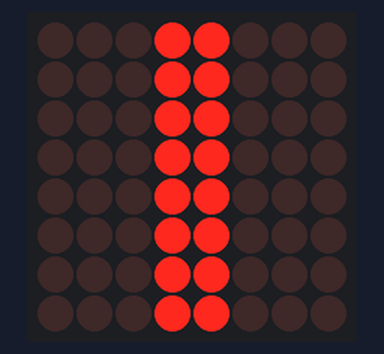
A sketch run on a simulated Arduino Uno, built with avr-gcc and run on an emulated ATmega328P. Shown: 8×8 LED matrix. Wiring (inferred from the names in the program): MAX7219 LED driver (orientation assumed): data pin 8; clock pin 10; CS pin 9.

Above: at 0.11 s.

The sketch:

working_8x8_matrix7219.ino
```cpp
unsigned char i;
unsigned char j;

/*port definition*/
int Max7219_pinCLK = 10;
int Max7219_pinCS = 9;
int Max7219_pinDIN = 8;

unsigned char disp1[38][8]={
/*  {0b00111100,0b01000010,0x42,0x42,0x42,0x42,0x42,0x3C},//0
  {0x10,0x18,0x14,0x10,0x10,0x10,0x10,0x10},//1
  {0x7E,0x2,0x2,0x7E,0x40,0x40,0x40,0x7E},//2
  {0x3E,0x2,0x2,0x3E,0x2,0x2,0x3E,0x0},//3
  {0x8,0x18,0x28,0x48,0xFE,0x8,0x8,0x8},//4
  {0x3C,0x20,0x20,0x3C,0x4,0x4,0x3C,0x0},//5
  {0x3C,0x20,0x20,0x3C,0x24,0x24,0x3C,0x0},//6
  {0x3E,0x22,0x4,0x8,0x8,0x8,0x8,0x8},//7
  {0x0,0x3E,0x22,0x22,0x3E,0x22,0x22,0x3E},//8
  {0x3E,0x22,0x22,0x3E,0x2,0x2,0x2,0x3E},//9
  {0x8,0x14,0x22,0x3E,0x22,0x22,0x22,0x22},//A
  {0x3C,0x22,0x22,0x3E,0x22,0x22,0x3C,0x0},//B
  {0x3C,0x40,0x40,0x40,0x40,0x40,0x3C,0x0},//C
  {0x7C,0x42,0x42,0x42,0x42,0x42,0x7C,0x0},//D
  {0x7C,0x40,0x40,0x7C,0x40,0x40,0x40,0x7C},//E
  {0x7C,0x40,0x40,0x7C,0x40,0x40,0x40,0x40},//F
  {0x3C,0x40,0x40,0x40,0x40,0x44,0x44,0x3C},//G
  {0x44,0x44,0x44,0x7C,0x44,0x44,0x44,0x44},//H
  {0x7C,0x10,0x10,0x10,0x10,0x10,0x10,0x7C},//I
  {0x3C,0x8,0x8,0x8,0x8,0x8,0x48,0x30},//J
  {0x0,0x24,0x28,0x30,0x20,0x30,0x28,0x24},//K
  {0x40,0x40,0x40,0x40,0x40,0x40,0x40,0x7C},//L
  {0x81,0xC3,0xA5,0x99,0x81,0x81,0x81,0x81},//M
  {0x0,0x42,0x62,0x52,0x4A,0x46,0x42,0x0},//N
  {0x3C,0x42,0x42,0x42,0x42,0x42,0x42,0x3C},//O
  {0x3C,0x22,0x22,0x22,0x3C,0x20,0x20,0x20},//P
  {0x1C,0x22,0x22,0x22,0x22,0x26,0x22,0x1D},//Q
  {0x3C,0x22,0x22,0x22,0x3C,0x24,0x22,0x21},//R
  {0x0,0x1E,0x20,0x20,0x3E,0x2,0x2,0x3C},//S
  {0x0,0x3E,0x8,0x8,0x8,0x8,0x8,0x8},//T
  {0x42,0x42,0x42,0x42,0x42,0x42,0x22,0x1C},//U
  {0x42,0x42,0x42,0x42,0x42,0x42,0x24,0x18},//V
  {0x0,0x49,0x49,0x49,0x49,0x2A,0x1C,0x0},//W
  {0x0,0x41,0x22,0x14,0x8,0x14,0x22,0x41},//X
  {0x41,0x22,0x14,0x8,0x8,0x8,0x8,0x8},//Y
  {0x0,0x7F,0x2,0x4,0x8,0x10,0x20,0x7F},//Z
  {0x8,0x7F,0x49,0x49,0x7F,0x8,0x8,0x8},//Chinese character
  {0xFE,0xBA,0x92,0xBA,0x92,0x9A,0xBA,0xFE},//Chinese character
*/
 // {0b00000000,0b00000000,0b00000000,0b00000000,0b00000000,0b00000000,0b00000000,0b00000000},
  {0b10000000,0b01000000,0b00100000,0b00010000,0b00001000,0b00000100,0b00000010,0b00000001},
  {0b00011000,0b00011000,0b00011000,0b00011000,0b00011000,0b00011000,0b00011000,0b00011000},
  {0b00000001,0b00000010,0b00000100,0b00001000,0b00010000,0b00100000,0b01000000,0b10000000},
  {0b00000000,0b00000000,0b00000000,0b11111111,0b11111111,0b00000000,0b00000000,0b00000000},
 // {0b11111111,0b11111111,0b11111111,0b11111111,0b11111111,0b11111111,0b11111111,0b11111111}

};

void Write_Max7219_byte(unsigned char DATA)
{
  unsigned char i;
  digitalWrite(Max7219_pinCS,LOW);
  for(i=8;i>=1;i--)
  {
    digitalWrite(Max7219_pinCLK,LOW);
    digitalWrite(Max7219_pinDIN,DATA&0x80);//Obtain the MSB of the data
    DATA = DATA<<1;
    digitalWrite(Max7219_pinCLK,HIGH);
  }
}

void Write_Max7219(unsigned char address,unsigned char dat)
{
  digitalWrite(Max7219_pinCS,LOW);
  Write_Max7219_byte(address); //
  Write_Max7219_byte(dat); //
  digitalWrite(Max7219_pinCS,HIGH);
}

void Init_MAX7219(void)
{
  Write_Max7219(0x09, 0x00); //decode: BCD
  Write_Max7219(0x0a, 0x00); //Brightness
  Write_Max7219(0x0b, 0x07); //
  Write_Max7219(0x0c, 0x01); //
  Write_Max7219(0x0f, 0x00); //
}

void setup()
{
  Serial.begin(57600);
  pinMode(Max7219_pinCLK,OUTPUT);
  pinMode(Max7219_pinCS,OUTPUT);
  pinMode(Max7219_pinDIN,OUTPUT);
  delay(50);
  Init_MAX7219();
}

void loop()
{
  /*
  for (i=1;i<9;i++)
  {
    Write_Max7219(i,0b11111111);
  }

  delay(1500);
  for (i=1;i<9;i++)
  {
    Write_Max7219(i,0b00000000);
  }
  delay(1500);
  */


  for(j=0;j<4;j++)
  {
    for(i=1;i<9;i++)
    {
      Write_Max7219(i,disp1[j][i-1]);

    }
    delay(50);
  }

}
```
